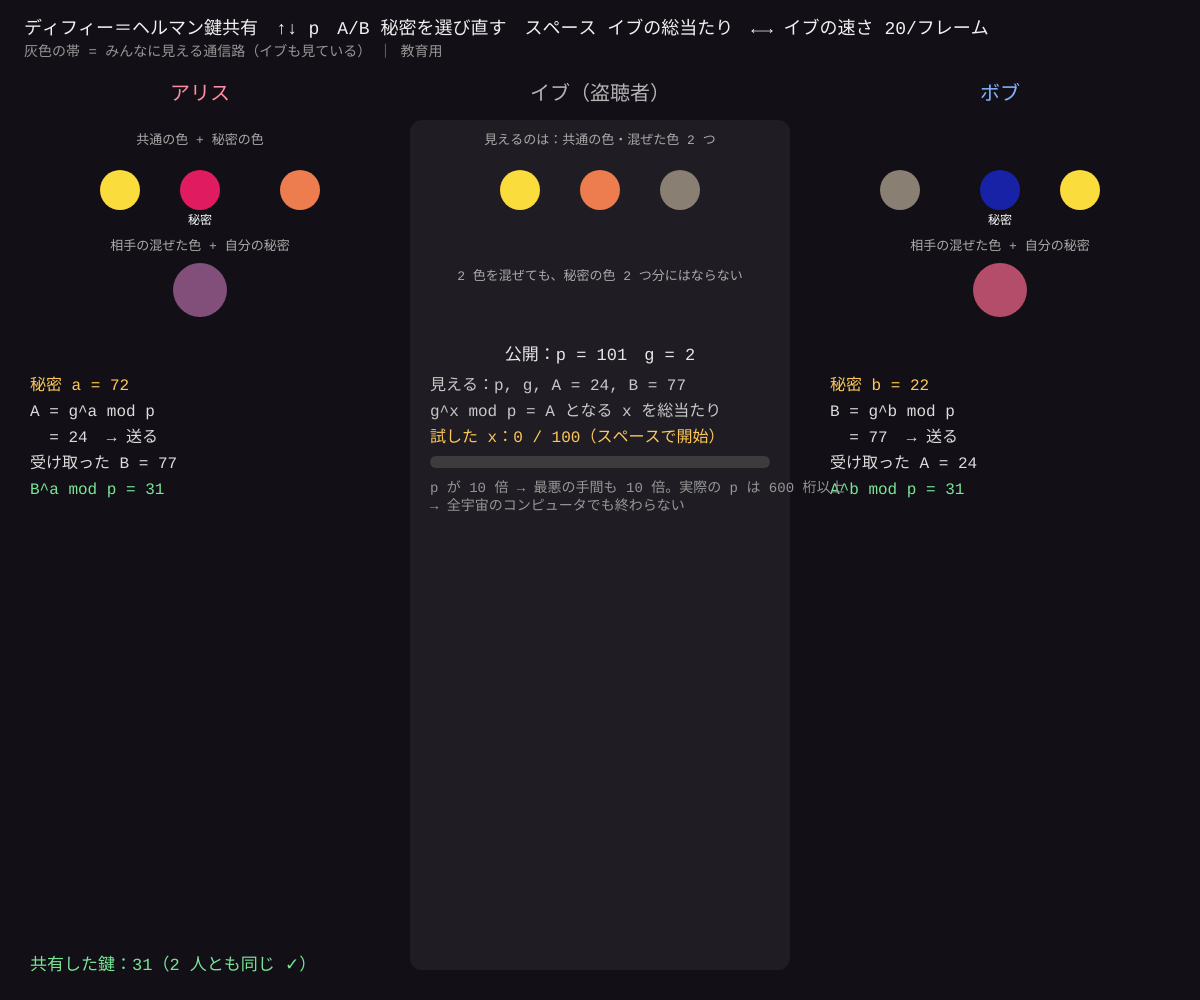
Frame 1 (no input)
Frame 60 (no input): identical to frame 1, image omitted
Frame 120 (the mouse pressed at the canvas centre since frame 60): identical to frame 1, image omitted

The p5.js sketch that drew this single still picture (run headless with seeded random() and noise() and a simulated clock; from frame 60 on, the mouse is pressed at the canvas centre):

// p5.js sketch
// ── sketch.js
// ============================================
// 08 ディフィー＝ヘルマン鍵共有
// 会ったことのない 2 人が、盗み聞きされている通信だけで「同じ秘密の鍵」をつくる方法。
//   絵の具：混ぜるのは簡単、混ざった色から元の色を取り出すのは難しい
//   数：A = g^a mod p は計算が速い。A から a を探す（離散対数）のは総当たりしかない
// ↑↓ = 素数 p の大きさ / A・B = アリス・ボブの秘密を選び直す / スペース = イブの総当たり開始・停止 / ←→ = イブの速さ
// ※ 教育用（実際は 2048 ビット以上の p か楕円曲線を使う）
// ============================================

const PRIMES = [23, 101, 1019, 10007, 100003, 999983];   // ★ 選べる素数 p
let pIdx = 1;
let p, g, a, b, pubA, pubB, shared;
let eveX = 0, eveRun = false, eveFound = -1, eveSpeed = 20;   // ★ イブが 1 フレームに試す回数
// 絵の具（RGB）
let common = [250, 220, 60], secretA = [220, 40, 60], secretB = [40, 90, 220];

function setup() {
  createCanvas(windowWidth, windowHeight);
  textFont('monospace');
  newParams();
}

function newParams() {
  p = PRIMES[pIdx];
  g = primitiveRoot(p);
  newSecrets();
}
function newSecrets() {
  a = 2 + floor(random(p - 3));           // ★ アリスの秘密（誰にも送らない）
  b = 2 + floor(random(p - 3));           // ★ ボブの秘密
  pubA = modPow(g, a, p);                 // 公開してよい値
  pubB = modPow(g, b, p);
  shared = modPow(pubB, a, p);            // アリスの計算。ボブは modPow(pubA, b, p) で同じ値になる
  secretA = [150 + floor(random(100)), floor(random(80)), floor(random(120))];
  secretB = [floor(random(80)), floor(random(140)), 150 + floor(random(100))];
  eveX = 0; eveFound = -1;
}

function draw() {
  background(18, 16, 22);
  // イブの総当たり：g^x = pubA となる x を 1 から順に探す
  if (eveRun && eveFound < 0) {
    for (let i = 0; i < eveSpeed && eveFound < 0; i++) {
      eveX++;
      if (modPow(g, eveX, p) === pubA) eveFound = eveX;
      if (eveX >= p) eveFound = 0;
    }
  }
  noStroke();
  fill(240);
  textSize(18);
  text('ディフィー＝ヘルマン鍵共有　↑↓ p　A/B 秘密を選び直す　スペース イブの総当たり　←→ イブの速さ ' + eveSpeed + '/フレーム', 24, 34);
  fill(150);
  textSize(14);
  text('灰色の帯 = みんなに見える通信路（イブも見ている）　｜ 教育用', 24, 56);

  let cw = width / 3, top = 90;
  let mixAB = mixPaint(mixPaint(common, secretA), secretB);
  // 3 人のパネル
  panel(0, cw, top, 'アリス', color(255, 140, 160));
  panel(1, cw, top, 'イブ（盗聴者）', color(180, 180, 180));
  panel(2, cw, top, 'ボブ', color(130, 180, 255));
  // 中央の通信路
  fill(255, 255, 255, 14);
  rect(cw + 10, top + 30, cw - 20, height - top - 60, 12);

  // ---- 絵の具の段
  let py = top + 70;
  caption(cw * 0.5, py - 16, '共通の色 + 秘密の色');
  blob(cw * 0.3, py + 30, common); blob(cw * 0.5, py + 30, secretA, true); blob(cw * 0.75, py + 30, mixPaint(common, secretA));
  blob(cw * 2.25, py + 30, mixPaint(common, secretB)); blob(cw * 2.5, py + 30, secretB, true); blob(cw * 2.7, py + 30, common);
  caption(cw * 1.5, py - 16, '見えるのは：共通の色・混ぜた色 2 つ');
  blob(cw * 1.3, py + 30, common); blob(cw * 1.5, py + 30, mixPaint(common, secretA)); blob(cw * 1.7, py + 30, mixPaint(common, secretB));
  caption(cw * 0.5, py + 90, '相手の混ぜた色 + 自分の秘密');
  blob(cw * 0.5, py + 130, mixAB, false, 54);
  caption(cw * 2.5, py + 90, '相手の混ぜた色 + 自分の秘密');
  blob(cw * 2.5, py + 130, mixPaint(mixPaint(common, secretB), secretA), false, 54);
  caption(cw * 1.5, py + 120, '2 色を混ぜても、秘密の色 2 つ分にはならない');

  // ---- 数の段
  let ny = py + 220;
  textSize(17);
  fill(230);
  textAlign(CENTER);
  text('公開：p = ' + p + '　g = ' + g, width / 2, ny - 20);
  textAlign(LEFT);
  textSize(16);
  let lines1 = ['秘密 a = ' + a, 'A = g^a mod p', '  = ' + pubA + '  → 送る', '受け取った B = ' + pubB, 'B^a mod p = ' + shared];
  let lines3 = ['秘密 b = ' + b, 'B = g^b mod p', '  = ' + pubB + '  → 送る', '受け取った A = ' + pubA, 'A^b mod p = ' + modPow(pubA, b, p)];
  for (let i = 0; i < 5; i++) {
    fill(i === 0 ? color(255, 200, 90) : (i === 4 ? color(120, 230, 150) : 220));
    text(lines1[i], 30, ny + 10 + i * 26);
    text(lines3[i], cw * 2 + 30, ny + 10 + i * 26);
  }
  // イブの欄
  fill(200);
  text('見える：p, g, A = ' + pubA + ', B = ' + pubB, cw + 30, ny + 10);
  text('g^x mod p = A となる x を総当たり', cw + 30, ny + 36);
  fill(eveFound > 0 ? color(255, 110, 110) : color(255, 200, 90));
  text(eveFound > 0 ? '見つけた！ a = ' + eveFound + '（' + eveX + ' 回）' : '試した x：' + eveX + ' / ' + (p - 1) + (eveRun ? '…' : '（スペースで開始）'), cw + 30, ny + 62);
  // 進みぐあいの棒
  fill(60);
  rect(cw + 30, ny + 76, cw - 60, 12, 6);
  fill(255, 200, 90);
  rect(cw + 30, ny + 76, (cw - 60) * min(1, eveX / (p - 1)), 12, 6);
  fill(150);
  textSize(14);
  text('p が 10 倍 → 最悪の手間も 10 倍。実際の p は 600 桁以上\n→ 全宇宙のコンピュータでも終わらない', cw + 30, ny + 112);
  fill(120, 230, 150);
  textSize(17);
  text('共有した鍵：' + shared + (shared === modPow(pubA, b, p) ? '（2 人とも同じ ✓）' : ''), 30, height - 30);
}

function panel(i, cw, top, name, col) {
  fill(col);
  textSize(20);
  textAlign(CENTER);
  text(name, cw * i + cw / 2, top + 10);
  textAlign(LEFT);
}
function caption(x, y, s) { fill(170); textSize(13); textAlign(CENTER); text(s, x, y); textAlign(LEFT); }
function blob(x, y, c, secret, d) {
  fill(c[0], c[1], c[2]);
  circle(x, y, d || 40);
  if (secret) { fill(255); textSize(12); textAlign(CENTER); text('秘密', x, y + 34); textAlign(LEFT); }
}

function keyPressed() {
  if (key === UP_ARROW) { pIdx = min(PRIMES.length - 1, pIdx + 1); newParams(); }
  if (key === DOWN_ARROW) { pIdx = max(0, pIdx - 1); newParams(); }
  if (key === 'a' || key === 'A' || key === 'b' || key === 'B') newSecrets();
  if (key === ' ') eveRun = !eveRun;
  if (key === LEFT_ARROW) eveSpeed = max(1, floor(eveSpeed / 2));
  if (key === RIGHT_ARROW) eveSpeed = min(5000, eveSpeed * 2);
  return false;
}

// ---------- やってみよう ----------
// 1. p = 23 だとイブは一瞬。p = 999983 で速さ 20 だと何秒かかる？ 速さを上げると？
// 2. 紙で p = 23, g = 5, a = 6, b = 15 を計算して、2 人の鍵が同じになるのを確かめよう
// 3. イブが「なりすまし」（アリスにはボブのふり、ボブにはアリスのふり）をしたら？ → 11 のデジタル署名が必要
// 4. 共有した鍵を 06 のブロック暗号の鍵にすれば、そのあとは速い共通鍵暗号で話せる

// ==================================================
// ここから下は「道具」（べき乗の余り・原始根・絵の具を混ぜる）
// ==================================================
// g^e mod m を「2 乗をくり返す」方法で速く計算（m < 10^6 なので Number で安全）
function modPow(base, e, m) {
  let r = 1, x = base % m;
  while (e > 0) { if (e & 1) r = (r * x) % m; x = (x * x) % m; e = Math.floor(e / 2); }
  return r;
}
// 原始根：g, g², g³, … が 1〜p−1 を全部まわる g
function primitiveRoot(pp) {
  let n = pp - 1, fs = [];
  for (let f = 2; f * f <= n; f++) if (n % f === 0) { fs.push(f); while (n % f === 0) n /= f; }
  if (n > 1) fs.push(n);
  for (let cand = 2; cand < pp; cand++) if (fs.every(f => modPow(cand, (pp - 1) / f, pp) !== 1)) return cand;
  return 2;
}
function mixPaint(c1, c2) { return [(c1[0] + c2[0]) / 2, (c1[1] + c2[1]) / 2, (c1[2] + c2[2]) / 2]; }
